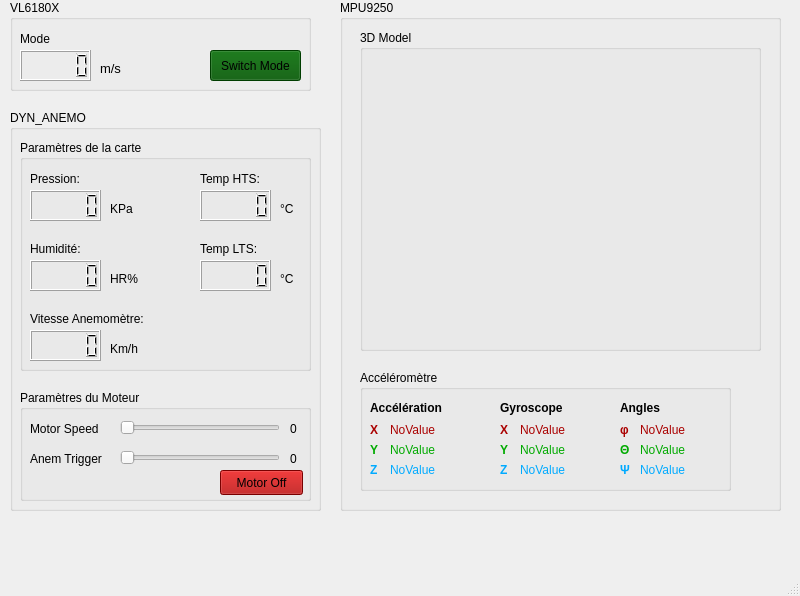
<?xml version="1.0" encoding="UTF-8"?>
<ui version="4.0">
 <class>MainWindow</class>
 <widget class="QMainWindow" name="MainWindow">
  <property name="geometry">
   <rect>
    <x>0</x>
    <y>0</y>
    <width>800</width>
    <height>596</height>
   </rect>
  </property>
  <property name="windowTitle">
   <string>MainWindow</string>
  </property>
  <widget class="QWidget" name="centralwidget">
   <widget class="QGroupBox" name="groupBox">
    <property name="geometry">
     <rect>
      <x>10</x>
      <y>0</y>
      <width>301</width>
      <height>91</height>
     </rect>
    </property>
    <property name="title">
     <string>VL6180X</string>
    </property>
    <widget class="QLCDNumber" name="display_VL6180X">
     <property name="geometry">
      <rect>
       <x>10</x>
       <y>50</y>
       <width>71</width>
       <height>31</height>
      </rect>
     </property>
    </widget>
    <widget class="QLabel" name="mesure_unit">
     <property name="geometry">
      <rect>
       <x>90</x>
       <y>60</y>
       <width>51</width>
       <height>17</height>
      </rect>
     </property>
     <property name="font">
      <font>
       <family>Segoe UI</family>
       <pointsize>10</pointsize>
      </font>
     </property>
     <property name="text">
      <string>m/s</string>
     </property>
    </widget>
    <widget class="QLabel" name="lbl_mode">
     <property name="geometry">
      <rect>
       <x>10</x>
       <y>30</y>
       <width>81</width>
       <height>17</height>
      </rect>
     </property>
     <property name="font">
      <font>
       <family>Segoe UI</family>
       <pointsize>9</pointsize>
      </font>
     </property>
     <property name="text">
      <string>Mode</string>
     </property>
    </widget>
    <widget class="QPushButton" name="bouton_switch">
     <property name="geometry">
      <rect>
       <x>200</x>
       <y>50</y>
       <width>91</width>
       <height>31</height>
      </rect>
     </property>
     <property name="styleSheet">
      <string notr="true">background-color: rgb(0, 85, 0);</string>
     </property>
     <property name="text">
      <string>Switch Mode</string>
     </property>
    </widget>
   </widget>
   <widget class="QGroupBox" name="groupBox_4">
    <property name="geometry">
     <rect>
      <x>10</x>
      <y>110</y>
      <width>311</width>
      <height>401</height>
     </rect>
    </property>
    <property name="title">
     <string>DYN_ANEMO</string>
    </property>
    <widget class="QGroupBox" name="groupBox_6">
     <property name="geometry">
      <rect>
       <x>10</x>
       <y>280</y>
       <width>291</width>
       <height>111</height>
      </rect>
     </property>
     <property name="title">
      <string>Paramètres du Moteur</string>
     </property>
     <widget class="QSlider" name="slider_motorSpeed">
      <property name="geometry">
       <rect>
        <x>100</x>
        <y>30</y>
        <width>160</width>
        <height>16</height>
       </rect>
      </property>
      <property name="orientation">
       <enum>Qt::Horizontal</enum>
      </property>
     </widget>
     <widget class="QSlider" name="slider_anemTrigger">
      <property name="geometry">
       <rect>
        <x>100</x>
        <y>60</y>
        <width>160</width>
        <height>16</height>
       </rect>
      </property>
      <property name="orientation">
       <enum>Qt::Horizontal</enum>
      </property>
     </widget>
     <widget class="QLabel" name="label_motorSpeed">
      <property name="geometry">
       <rect>
        <x>10</x>
        <y>30</y>
        <width>81</width>
        <height>17</height>
       </rect>
      </property>
      <property name="text">
       <string>Motor Speed</string>
      </property>
     </widget>
     <widget class="QLabel" name="label_anemTrigger">
      <property name="geometry">
       <rect>
        <x>10</x>
        <y>60</y>
        <width>91</width>
        <height>17</height>
       </rect>
      </property>
      <property name="text">
       <string>Anem Trigger</string>
      </property>
     </widget>
     <widget class="QPushButton" name="button_motorStatus">
      <property name="geometry">
       <rect>
        <x>200</x>
        <y>80</y>
        <width>83</width>
        <height>25</height>
       </rect>
      </property>
      <property name="autoFillBackground">
       <bool>false</bool>
      </property>
      <property name="styleSheet">
       <string notr="true">background-color: rgb(170, 0, 0);</string>
      </property>
      <property name="text">
       <string>Motor Off</string>
      </property>
     </widget>
     <widget class="QLabel" name="value_anemTrigger">
      <property name="geometry">
       <rect>
        <x>270</x>
        <y>60</y>
        <width>31</width>
        <height>17</height>
       </rect>
      </property>
      <property name="text">
       <string>0</string>
      </property>
     </widget>
     <widget class="QLabel" name="value_motorSpeed">
      <property name="geometry">
       <rect>
        <x>270</x>
        <y>30</y>
        <width>31</width>
        <height>17</height>
       </rect>
      </property>
      <property name="text">
       <string>0</string>
      </property>
     </widget>
    </widget>
    <widget class="QGroupBox" name="groupBox_7">
     <property name="geometry">
      <rect>
       <x>10</x>
       <y>30</y>
       <width>291</width>
       <height>231</height>
      </rect>
     </property>
     <property name="title">
      <string>Paramètres de la carte</string>
     </property>
     <widget class="QLabel" name="mesure_unit_5">
      <property name="geometry">
       <rect>
        <x>10</x>
        <y>170</y>
        <width>151</width>
        <height>17</height>
       </rect>
      </property>
      <property name="font">
       <font>
        <family>Segoe UI</family>
        <pointsize>9</pointsize>
       </font>
      </property>
      <property name="text">
       <string>Vitesse Anemomètre:</string>
      </property>
     </widget>
     <widget class="QLabel" name="mesure_unit_6">
      <property name="geometry">
       <rect>
        <x>180</x>
        <y>30</y>
        <width>71</width>
        <height>17</height>
       </rect>
      </property>
      <property name="font">
       <font>
        <family>Segoe UI</family>
        <pointsize>9</pointsize>
       </font>
      </property>
      <property name="text">
       <string>Temp HTS:</string>
      </property>
     </widget>
     <widget class="QLCDNumber" name="value_htstemp">
      <property name="geometry">
       <rect>
        <x>180</x>
        <y>50</y>
        <width>71</width>
        <height>31</height>
       </rect>
      </property>
     </widget>
     <widget class="QLCDNumber" name="value_lpstemp">
      <property name="geometry">
       <rect>
        <x>180</x>
        <y>120</y>
        <width>71</width>
        <height>31</height>
       </rect>
      </property>
     </widget>
     <widget class="QLabel" name="mesure_unit_10">
      <property name="geometry">
       <rect>
        <x>90</x>
        <y>200</y>
        <width>41</width>
        <height>17</height>
       </rect>
      </property>
      <property name="font">
       <font>
        <family>Segoe UI</family>
        <pointsize>9</pointsize>
       </font>
      </property>
      <property name="text">
       <string>Km/h</string>
      </property>
     </widget>
     <widget class="QLabel" name="mesure_unit_11">
      <property name="geometry">
       <rect>
        <x>90</x>
        <y>130</y>
        <width>31</width>
        <height>17</height>
       </rect>
      </property>
      <property name="font">
       <font>
        <family>Segoe UI</family>
        <pointsize>9</pointsize>
       </font>
      </property>
      <property name="text">
       <string>HR%</string>
      </property>
     </widget>
     <widget class="QLabel" name="mesure_unit_4">
      <property name="geometry">
       <rect>
        <x>10</x>
        <y>100</y>
        <width>71</width>
        <height>17</height>
       </rect>
      </property>
      <property name="font">
       <font>
        <family>Segoe UI</family>
        <pointsize>9</pointsize>
       </font>
      </property>
      <property name="text">
       <string>Humidité:</string>
      </property>
     </widget>
     <widget class="QLabel" name="mesure_unit_3">
      <property name="geometry">
       <rect>
        <x>90</x>
        <y>60</y>
        <width>31</width>
        <height>17</height>
       </rect>
      </property>
      <property name="font">
       <font>
        <family>Segoe UI</family>
        <pointsize>9</pointsize>
       </font>
      </property>
      <property name="text">
       <string>KPa</string>
      </property>
     </widget>
     <widget class="QLabel" name="mesure_unit_8">
      <property name="geometry">
       <rect>
        <x>260</x>
        <y>60</y>
        <width>21</width>
        <height>17</height>
       </rect>
      </property>
      <property name="font">
       <font>
        <family>Segoe UI</family>
        <pointsize>9</pointsize>
       </font>
      </property>
      <property name="text">
       <string>°C</string>
      </property>
     </widget>
     <widget class="QLCDNumber" name="value_humi">
      <property name="geometry">
       <rect>
        <x>10</x>
        <y>120</y>
        <width>71</width>
        <height>31</height>
       </rect>
      </property>
     </widget>
     <widget class="QLCDNumber" name="value_anem">
      <property name="geometry">
       <rect>
        <x>10</x>
        <y>190</y>
        <width>71</width>
        <height>31</height>
       </rect>
      </property>
     </widget>
     <widget class="QLCDNumber" name="value_pression">
      <property name="geometry">
       <rect>
        <x>10</x>
        <y>50</y>
        <width>71</width>
        <height>31</height>
       </rect>
      </property>
     </widget>
     <widget class="QLabel" name="mesure_unit_2">
      <property name="geometry">
       <rect>
        <x>10</x>
        <y>30</y>
        <width>61</width>
        <height>17</height>
       </rect>
      </property>
      <property name="font">
       <font>
        <family>Segoe UI</family>
        <pointsize>9</pointsize>
       </font>
      </property>
      <property name="text">
       <string>Pression:</string>
      </property>
     </widget>
     <widget class="QLabel" name="mesure_unit_9">
      <property name="geometry">
       <rect>
        <x>260</x>
        <y>130</y>
        <width>21</width>
        <height>17</height>
       </rect>
      </property>
      <property name="font">
       <font>
        <family>Segoe UI</family>
        <pointsize>9</pointsize>
       </font>
      </property>
      <property name="text">
       <string>°C</string>
      </property>
     </widget>
     <widget class="QLabel" name="mesure_unit_7">
      <property name="geometry">
       <rect>
        <x>180</x>
        <y>100</y>
        <width>71</width>
        <height>17</height>
       </rect>
      </property>
      <property name="font">
       <font>
        <family>Segoe UI</family>
        <pointsize>9</pointsize>
       </font>
      </property>
      <property name="text">
       <string>Temp LTS:</string>
      </property>
     </widget>
    </widget>
   </widget>
   <widget class="QGroupBox" name="groupBox_5">
    <property name="geometry">
     <rect>
      <x>340</x>
      <y>0</y>
      <width>441</width>
      <height>511</height>
     </rect>
    </property>
    <property name="title">
     <string>MPU9250</string>
    </property>
    <widget class="QGroupBox" name="groupBox_2">
     <property name="geometry">
      <rect>
       <x>20</x>
       <y>370</y>
       <width>371</width>
       <height>121</height>
      </rect>
     </property>
     <property name="title">
      <string>Accéléromètre</string>
     </property>
     <widget class="QLabel" name="label_3">
      <property name="geometry">
       <rect>
        <x>10</x>
        <y>30</y>
        <width>101</width>
        <height>16</height>
       </rect>
      </property>
      <property name="font">
       <font>
        <weight>75</weight>
        <bold>true</bold>
       </font>
      </property>
      <property name="text">
       <string>Accélération</string>
      </property>
     </widget>
     <widget class="QLabel" name="label_4">
      <property name="geometry">
       <rect>
        <x>140</x>
        <y>30</y>
        <width>101</width>
        <height>16</height>
       </rect>
      </property>
      <property name="font">
       <font>
        <weight>75</weight>
        <bold>true</bold>
       </font>
      </property>
      <property name="text">
       <string>Gyroscope</string>
      </property>
     </widget>
     <widget class="QLabel" name="lblMPAccX">
      <property name="geometry">
       <rect>
        <x>30</x>
        <y>50</y>
        <width>91</width>
        <height>20</height>
       </rect>
      </property>
      <property name="styleSheet">
       <string notr="true">color: rgb(170, 0, 0);</string>
      </property>
      <property name="text">
       <string>NoValue</string>
      </property>
     </widget>
     <widget class="QLabel" name="lblMPAccY">
      <property name="geometry">
       <rect>
        <x>30</x>
        <y>70</y>
        <width>91</width>
        <height>20</height>
       </rect>
      </property>
      <property name="styleSheet">
       <string notr="true">color: rgb(0, 170, 0);</string>
      </property>
      <property name="text">
       <string>NoValue</string>
      </property>
     </widget>
     <widget class="QLabel" name="label_5">
      <property name="geometry">
       <rect>
        <x>10</x>
        <y>50</y>
        <width>16</width>
        <height>20</height>
       </rect>
      </property>
      <property name="font">
       <font>
        <weight>75</weight>
        <bold>true</bold>
       </font>
      </property>
      <property name="styleSheet">
       <string notr="true">color: rgb(170, 0, 0);</string>
      </property>
      <property name="text">
       <string>X</string>
      </property>
      <property name="wordWrap">
       <bool>true</bool>
      </property>
      <property name="buddy">
       <cstring></cstring>
      </property>
     </widget>
     <widget class="QLabel" name="lblMPAccZ">
      <property name="geometry">
       <rect>
        <x>30</x>
        <y>90</y>
        <width>91</width>
        <height>20</height>
       </rect>
      </property>
      <property name="styleSheet">
       <string notr="true">color: rgb(0, 170, 255);</string>
      </property>
      <property name="text">
       <string>NoValue</string>
      </property>
     </widget>
     <widget class="QLabel" name="label_6">
      <property name="geometry">
       <rect>
        <x>10</x>
        <y>70</y>
        <width>16</width>
        <height>20</height>
       </rect>
      </property>
      <property name="font">
       <font>
        <weight>75</weight>
        <bold>true</bold>
       </font>
      </property>
      <property name="styleSheet">
       <string notr="true">color: rgb(0, 170, 0);</string>
      </property>
      <property name="text">
       <string>Y</string>
      </property>
      <property name="wordWrap">
       <bool>true</bool>
      </property>
      <property name="buddy">
       <cstring></cstring>
      </property>
     </widget>
     <widget class="QLabel" name="label_8">
      <property name="geometry">
       <rect>
        <x>10</x>
        <y>90</y>
        <width>16</width>
        <height>20</height>
       </rect>
      </property>
      <property name="font">
       <font>
        <weight>75</weight>
        <bold>true</bold>
       </font>
      </property>
      <property name="styleSheet">
       <string notr="true">color: rgb(0, 170, 255);</string>
      </property>
      <property name="text">
       <string>Z</string>
      </property>
      <property name="wordWrap">
       <bool>true</bool>
      </property>
      <property name="buddy">
       <cstring></cstring>
      </property>
     </widget>
     <widget class="QLabel" name="lblMPGyrX">
      <property name="geometry">
       <rect>
        <x>160</x>
        <y>50</y>
        <width>91</width>
        <height>20</height>
       </rect>
      </property>
      <property name="styleSheet">
       <string notr="true">color: rgb(170, 0, 0);</string>
      </property>
      <property name="text">
       <string>NoValue</string>
      </property>
     </widget>
     <widget class="QLabel" name="lblMPGyrY">
      <property name="geometry">
       <rect>
        <x>160</x>
        <y>70</y>
        <width>91</width>
        <height>20</height>
       </rect>
      </property>
      <property name="styleSheet">
       <string notr="true">color: rgb(0, 170, 0);</string>
      </property>
      <property name="text">
       <string>NoValue</string>
      </property>
     </widget>
     <widget class="QLabel" name="lblMPGyrZ">
      <property name="geometry">
       <rect>
        <x>160</x>
        <y>90</y>
        <width>91</width>
        <height>20</height>
       </rect>
      </property>
      <property name="styleSheet">
       <string notr="true">color: rgb(0, 170, 255);</string>
      </property>
      <property name="text">
       <string>NoValue</string>
      </property>
     </widget>
     <widget class="QLabel" name="label_9">
      <property name="geometry">
       <rect>
        <x>140</x>
        <y>90</y>
        <width>16</width>
        <height>20</height>
       </rect>
      </property>
      <property name="font">
       <font>
        <weight>75</weight>
        <bold>true</bold>
       </font>
      </property>
      <property name="styleSheet">
       <string notr="true">color: rgb(0, 170, 255);</string>
      </property>
      <property name="text">
       <string>Z</string>
      </property>
      <property name="wordWrap">
       <bool>true</bool>
      </property>
      <property name="buddy">
       <cstring></cstring>
      </property>
     </widget>
     <widget class="QLabel" name="label_7">
      <property name="geometry">
       <rect>
        <x>140</x>
        <y>70</y>
        <width>16</width>
        <height>20</height>
       </rect>
      </property>
      <property name="font">
       <font>
        <weight>75</weight>
        <bold>true</bold>
       </font>
      </property>
      <property name="styleSheet">
       <string notr="true">color: rgb(0, 170, 0);</string>
      </property>
      <property name="text">
       <string>Y</string>
      </property>
      <property name="wordWrap">
       <bool>true</bool>
      </property>
      <property name="buddy">
       <cstring></cstring>
      </property>
     </widget>
     <widget class="QLabel" name="label_10">
      <property name="geometry">
       <rect>
        <x>140</x>
        <y>50</y>
        <width>16</width>
        <height>20</height>
       </rect>
      </property>
      <property name="font">
       <font>
        <weight>75</weight>
        <bold>true</bold>
       </font>
      </property>
      <property name="styleSheet">
       <string notr="true">color: rgb(170, 0, 0);</string>
      </property>
      <property name="text">
       <string>X</string>
      </property>
      <property name="wordWrap">
       <bool>true</bool>
      </property>
      <property name="buddy">
       <cstring></cstring>
      </property>
     </widget>
     <widget class="QLabel" name="label_11">
      <property name="geometry">
       <rect>
        <x>260</x>
        <y>30</y>
        <width>81</width>
        <height>16</height>
       </rect>
      </property>
      <property name="font">
       <font>
        <weight>75</weight>
        <bold>true</bold>
       </font>
      </property>
      <property name="text">
       <string>Angles</string>
      </property>
     </widget>
     <widget class="QLabel" name="label_12">
      <property name="geometry">
       <rect>
        <x>260</x>
        <y>90</y>
        <width>31</width>
        <height>20</height>
       </rect>
      </property>
      <property name="font">
       <font>
        <weight>75</weight>
        <bold>true</bold>
       </font>
      </property>
      <property name="styleSheet">
       <string notr="true">color: rgb(0, 170, 255);</string>
      </property>
      <property name="text">
       <string>Ψ</string>
      </property>
      <property name="wordWrap">
       <bool>true</bool>
      </property>
      <property name="buddy">
       <cstring></cstring>
      </property>
     </widget>
     <widget class="QLabel" name="label_13">
      <property name="geometry">
       <rect>
        <x>260</x>
        <y>50</y>
        <width>31</width>
        <height>20</height>
       </rect>
      </property>
      <property name="font">
       <font>
        <weight>75</weight>
        <bold>true</bold>
       </font>
      </property>
      <property name="styleSheet">
       <string notr="true">color: rgb(170, 0, 0);</string>
      </property>
      <property name="text">
       <string>φ</string>
      </property>
      <property name="wordWrap">
       <bool>true</bool>
      </property>
      <property name="buddy">
       <cstring></cstring>
      </property>
     </widget>
     <widget class="QLabel" name="label_14">
      <property name="geometry">
       <rect>
        <x>260</x>
        <y>70</y>
        <width>16</width>
        <height>20</height>
       </rect>
      </property>
      <property name="font">
       <font>
        <weight>75</weight>
        <bold>true</bold>
       </font>
      </property>
      <property name="styleSheet">
       <string notr="true">color: rgb(0, 170, 0);</string>
      </property>
      <property name="text">
       <string>Θ</string>
      </property>
      <property name="wordWrap">
       <bool>true</bool>
      </property>
      <property name="buddy">
       <cstring></cstring>
      </property>
     </widget>
     <widget class="QLabel" name="lblMPphi">
      <property name="geometry">
       <rect>
        <x>280</x>
        <y>50</y>
        <width>91</width>
        <height>20</height>
       </rect>
      </property>
      <property name="styleSheet">
       <string notr="true">color: rgb(170, 0, 0);</string>
      </property>
      <property name="text">
       <string>NoValue</string>
      </property>
     </widget>
     <widget class="QLabel" name="lblMPpsi">
      <property name="geometry">
       <rect>
        <x>280</x>
        <y>90</y>
        <width>91</width>
        <height>20</height>
       </rect>
      </property>
      <property name="styleSheet">
       <string notr="true">color: rgb(0, 170, 255);</string>
      </property>
      <property name="text">
       <string>NoValue</string>
      </property>
     </widget>
     <widget class="QLabel" name="lblMPtheta">
      <property name="geometry">
       <rect>
        <x>280</x>
        <y>70</y>
        <width>91</width>
        <height>20</height>
       </rect>
      </property>
      <property name="styleSheet">
       <string notr="true">color: rgb(0, 170, 0);</string>
      </property>
      <property name="text">
       <string>NoValue</string>
      </property>
     </widget>
    </widget>
    <widget class="QGroupBox" name="groupBox_3">
     <property name="geometry">
      <rect>
       <x>20</x>
       <y>30</y>
       <width>401</width>
       <height>321</height>
      </rect>
     </property>
     <property name="title">
      <string>3D Model</string>
     </property>
     <widget class="QWidget" name="glW" native="true">
      <property name="geometry">
       <rect>
        <x>10</x>
        <y>30</y>
        <width>381</width>
        <height>281</height>
       </rect>
      </property>
      <widget class="QWidget" name="gridLayoutWidget">
       <property name="geometry">
        <rect>
         <x>10</x>
         <y>0</y>
         <width>361</width>
         <height>271</height>
        </rect>
       </property>
       <layout class="QGridLayout" name="glMP"/>
      </widget>
     </widget>
    </widget>
   </widget>
   <widget class="QLabel" name="label">
    <property name="geometry">
     <rect>
      <x>420</x>
      <y>450</y>
      <width>321</width>
      <height>121</height>
     </rect>
    </property>
    <property name="text">
     <string/>
    </property>
    <property name="pixmap">
     <pixmap>../../../../IPS/IHM/Resources/Icons/enib logo.png</pixmap>
    </property>
    <property name="scaledContents">
     <bool>true</bool>
    </property>
   </widget>
  </widget>
  <widget class="QStatusBar" name="statusbar"/>
  <widget class="QMenuBar" name="menuBar">
   <property name="geometry">
    <rect>
     <x>0</x>
     <y>0</y>
     <width>800</width>
     <height>22</height>
    </rect>
   </property>
  </widget>
 </widget>
 <resources/>
 <connections/>
</ui>
